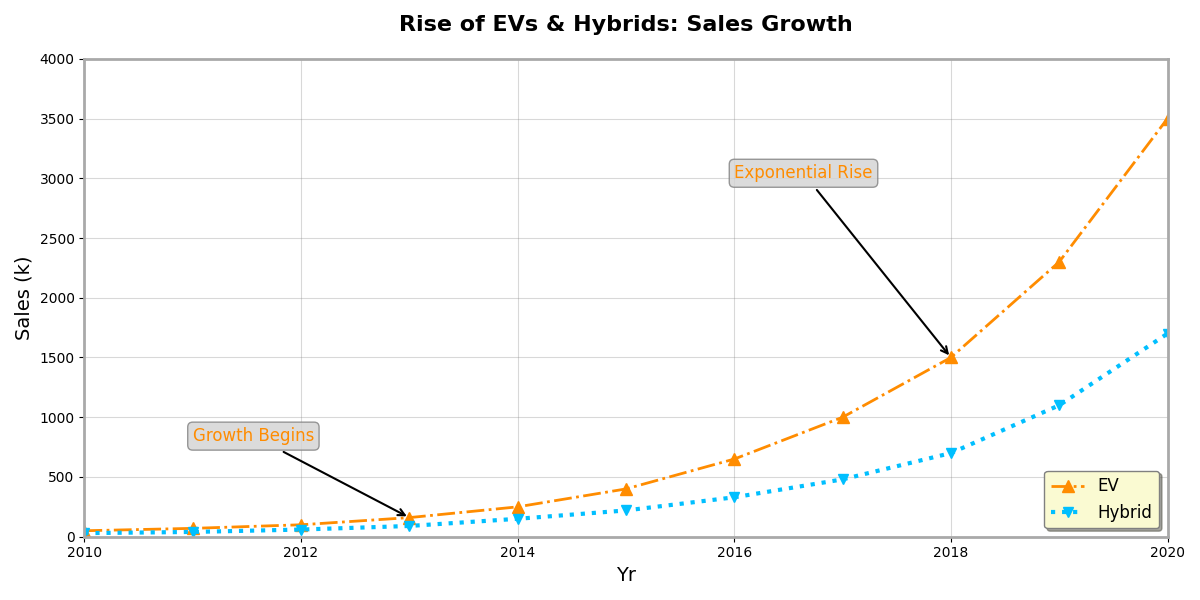

Reproduce this figure in Python.
import matplotlib.pyplot as plt
import numpy as np

years = np.arange(2010, 2021)
ev_sales = np.array([50, 70, 100, 160, 250, 400, 650, 1000, 1500, 2300, 3500])
hybrid_sales = np.array([30, 40, 60, 90, 150, 220, 330, 480, 700, 1100, 1700])

fig, ax = plt.subplots(figsize=(12, 6))

ax.plot(years, ev_sales, marker='^', linestyle='-.', color='darkorange', linewidth=2, markersize=8, label='EV')
ax.plot(years, hybrid_sales, marker='v', linestyle=':', color='deepskyblue', linewidth=3, markersize=7, label='Hybrid')

ax.set_title('Rise of EVs & Hybrids: Sales Growth', fontsize=16, fontweight='bold', pad=20)
ax.set_xlabel('Yr', fontsize=14)
ax.set_ylabel('Sales (k)', fontsize=14)

ax.grid(True, linestyle='-', color='grey', alpha=0.3)

ax.annotate('Growth Begins', xy=(2013, 160), xytext=(2011, 800),
            arrowprops=dict(facecolor='darkorange', arrowstyle='->', lw=1.5),
            fontsize=12, color='darkorange', bbox=dict(boxstyle="round,pad=0.3", edgecolor='gray', facecolor='lightgrey', alpha=0.8))
ax.annotate('Exponential Rise', xy=(2018, 1500), xytext=(2016, 3000),
            arrowprops=dict(facecolor='darkorange', arrowstyle='->', lw=1.5),
            fontsize=12, color='darkorange', bbox=dict(boxstyle="round,pad=0.3", edgecolor='gray', facecolor='lightgrey', alpha=0.8))

for spine in ax.spines.values():
    spine.set_edgecolor('darkgrey')
    spine.set_linewidth(2)

ax.set_xlim(2010, 2020)
ax.set_ylim(0, 4000)

ax.legend(loc='lower right', fontsize=12, frameon=True, shadow=True, facecolor='lightgoldenrodyellow', edgecolor='grey')

plt.tight_layout()
plt.show()
